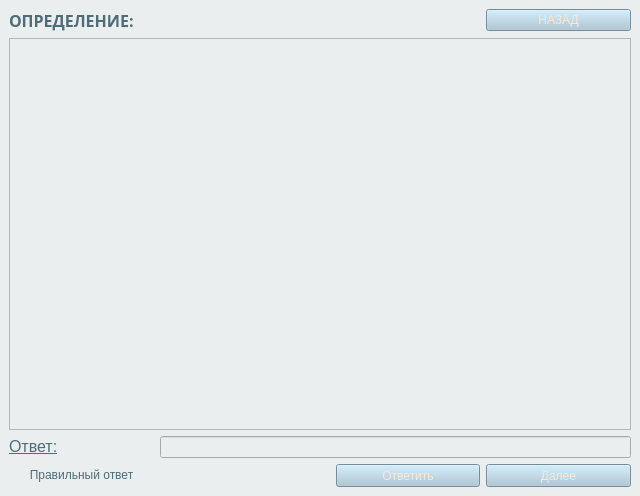
<?xml version="1.0" encoding="UTF-8"?>
<ui version="4.0">
 <class>MainWindow</class>
 <widget class="QMainWindow" name="MainWindow">
  <property name="geometry">
   <rect>
    <x>0</x>
    <y>0</y>
    <width>640</width>
    <height>496</height>
   </rect>
  </property>
  <property name="minimumSize">
   <size>
    <width>640</width>
    <height>450</height>
   </size>
  </property>
  <property name="maximumSize">
   <size>
    <width>1280</width>
    <height>900</height>
   </size>
  </property>
  <property name="windowTitle">
   <string>Карточки</string>
  </property>
  <property name="autoFillBackground">
   <bool>false</bool>
  </property>
  <property name="styleSheet">
   <string notr="true">background-color:#EAEEEF;
</string>
  </property>
  <widget class="QWidget" name="centralwidget">
   <layout class="QGridLayout" name="gridLayout">
    <item row="3" column="3">
     <widget class="QPushButton" name="next_bt">
      <property name="maximumSize">
       <size>
        <width>145</width>
        <height>23</height>
       </size>
      </property>
      <property name="font">
       <font>
        <family>Arial</family>
       </font>
      </property>
      <property name="styleSheet">
       <string notr="true">background-color: #A7C4D4;
color: #F6E8DA;</string>
      </property>
      <property name="text">
       <string>Далее</string>
      </property>
     </widget>
    </item>
    <item row="3" column="1">
     <widget class="QLabel" name="label_4">
      <property name="sizePolicy">
       <sizepolicy hsizetype="Preferred" vsizetype="Preferred">
        <horstretch>0</horstretch>
        <verstretch>0</verstretch>
       </sizepolicy>
      </property>
      <property name="minimumSize">
       <size>
        <width>170</width>
        <height>23</height>
       </size>
      </property>
      <property name="maximumSize">
       <size>
        <width>1000</width>
        <height>23</height>
       </size>
      </property>
      <property name="font">
       <font>
        <family>Arial</family>
       </font>
      </property>
      <property name="text">
       <string/>
      </property>
     </widget>
    </item>
    <item row="0" column="0">
     <widget class="QLabel" name="label_3">
      <property name="font">
       <font>
        <family>Arial Black</family>
        <pointsize>12</pointsize>
        <weight>75</weight>
        <bold>true</bold>
       </font>
      </property>
      <property name="styleSheet">
       <string notr="true">color:#4F6C77;</string>
      </property>
      <property name="text">
       <string>ОПРЕДЕЛЕНИЕ:</string>
      </property>
     </widget>
    </item>
    <item row="2" column="0">
     <widget class="QLabel" name="label">
      <property name="font">
       <font>
        <family>Arial</family>
        <weight>50</weight>
        <bold>false</bold>
        <underline>true</underline>
        <strikeout>false</strikeout>
       </font>
      </property>
      <property name="styleSheet">
       <string notr="true">color:#4F6C77;</string>
      </property>
      <property name="text">
       <string>&lt;html&gt;&lt;head/&gt;&lt;body&gt;&lt;p&gt;&lt;span style=&quot; font-size:12pt;&quot;&gt;Ответ:&lt;/span&gt;&lt;/p&gt;&lt;/body&gt;&lt;/html&gt;</string>
      </property>
     </widget>
    </item>
    <item row="3" column="0">
     <widget class="QLabel" name="label_2">
      <property name="sizePolicy">
       <sizepolicy hsizetype="Preferred" vsizetype="Preferred">
        <horstretch>0</horstretch>
        <verstretch>0</verstretch>
       </sizepolicy>
      </property>
      <property name="minimumSize">
       <size>
        <width>0</width>
        <height>0</height>
       </size>
      </property>
      <property name="maximumSize">
       <size>
        <width>145</width>
        <height>23</height>
       </size>
      </property>
      <property name="font">
       <font>
        <family>Arial</family>
       </font>
      </property>
      <property name="styleSheet">
       <string notr="true">color:#4F6C77;</string>
      </property>
      <property name="text">
       <string>&lt;html&gt;&lt;head/&gt;&lt;body&gt;&lt;p align=&quot;center&quot;&gt;Правильный ответ&lt;/p&gt;&lt;/body&gt;&lt;/html&gt;</string>
      </property>
     </widget>
    </item>
    <item row="3" column="2">
     <widget class="QPushButton" name="give_answ">
      <property name="maximumSize">
       <size>
        <width>144</width>
        <height>23</height>
       </size>
      </property>
      <property name="font">
       <font>
        <family>Arial</family>
       </font>
      </property>
      <property name="styleSheet">
       <string notr="true">background-color: #A7C4D4;
color: #F6E8DA;</string>
      </property>
      <property name="text">
       <string>Ответить</string>
      </property>
     </widget>
    </item>
    <item row="2" column="1" colspan="3">
     <widget class="QLineEdit" name="answ_edit">
      <property name="font">
       <font>
        <family>Arial</family>
       </font>
      </property>
     </widget>
    </item>
    <item row="1" column="0" colspan="4">
     <widget class="QTextBrowser" name="textBrowser">
      <property name="font">
       <font>
        <family>Arial</family>
        <pointsize>10</pointsize>
       </font>
      </property>
      <property name="styleSheet">
       <string notr="true">color:#4F6C77;</string>
      </property>
     </widget>
    </item>
    <item row="0" column="3">
     <widget class="QPushButton" name="pushButton">
      <property name="font">
       <font>
        <family>Arial</family>
       </font>
      </property>
      <property name="styleSheet">
       <string notr="true">background-color: #A7C4D4;
color: #F6E8DA;</string>
      </property>
      <property name="text">
       <string>НАЗАД</string>
      </property>
     </widget>
    </item>
   </layout>
  </widget>
 </widget>
 <resources/>
 <connections/>
</ui>
